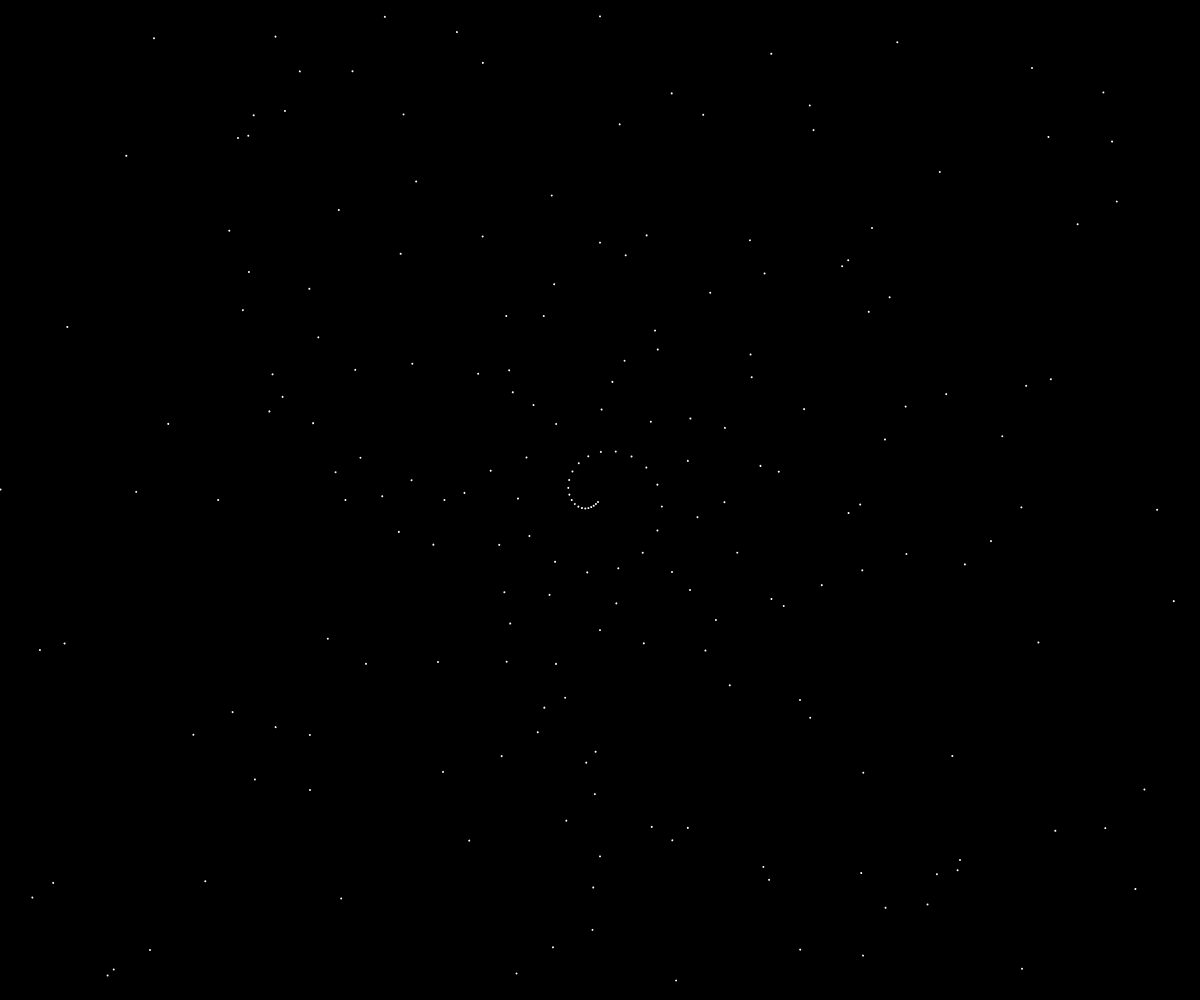
Frame 1 (no input)
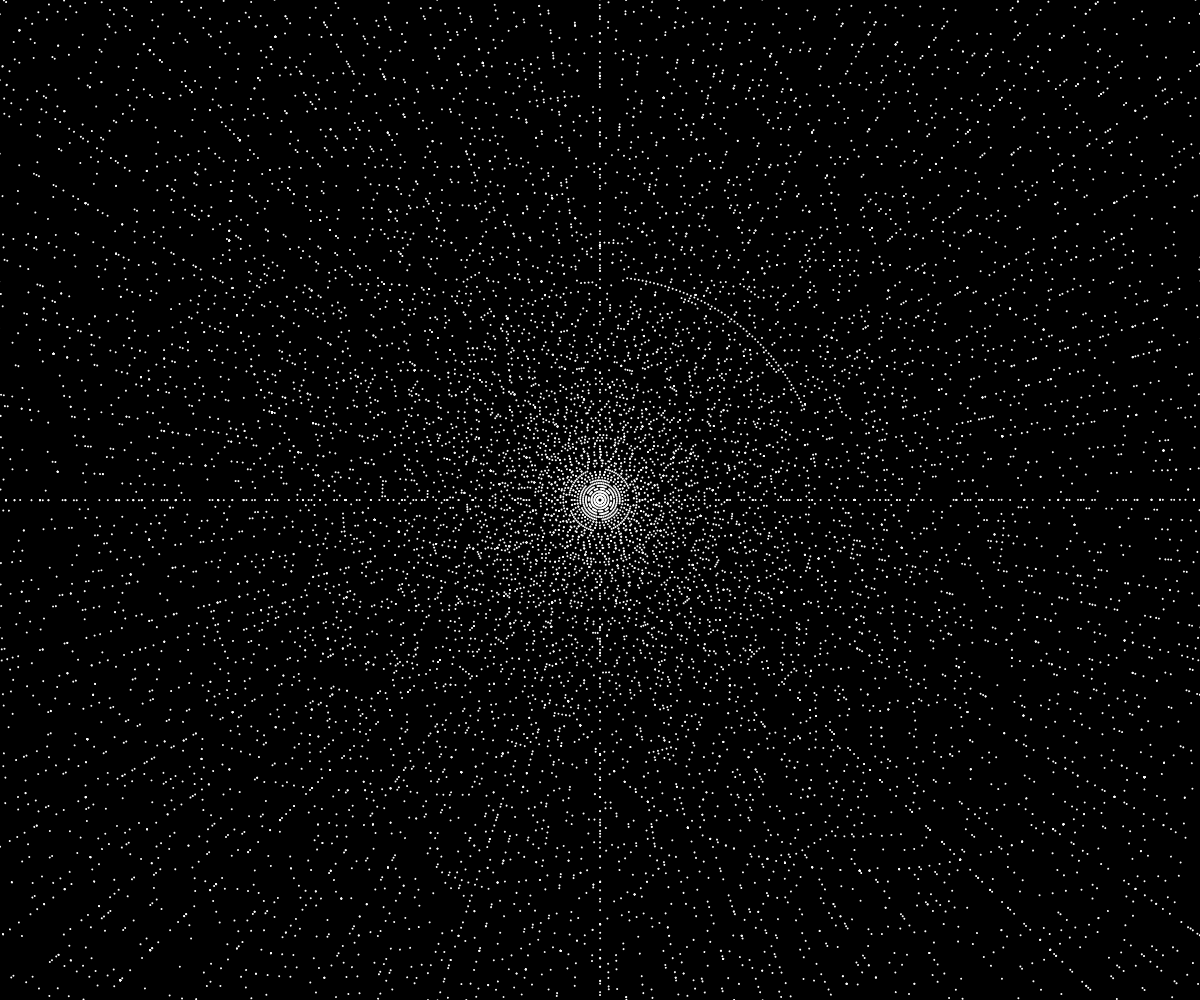
Frame 60 (no input)
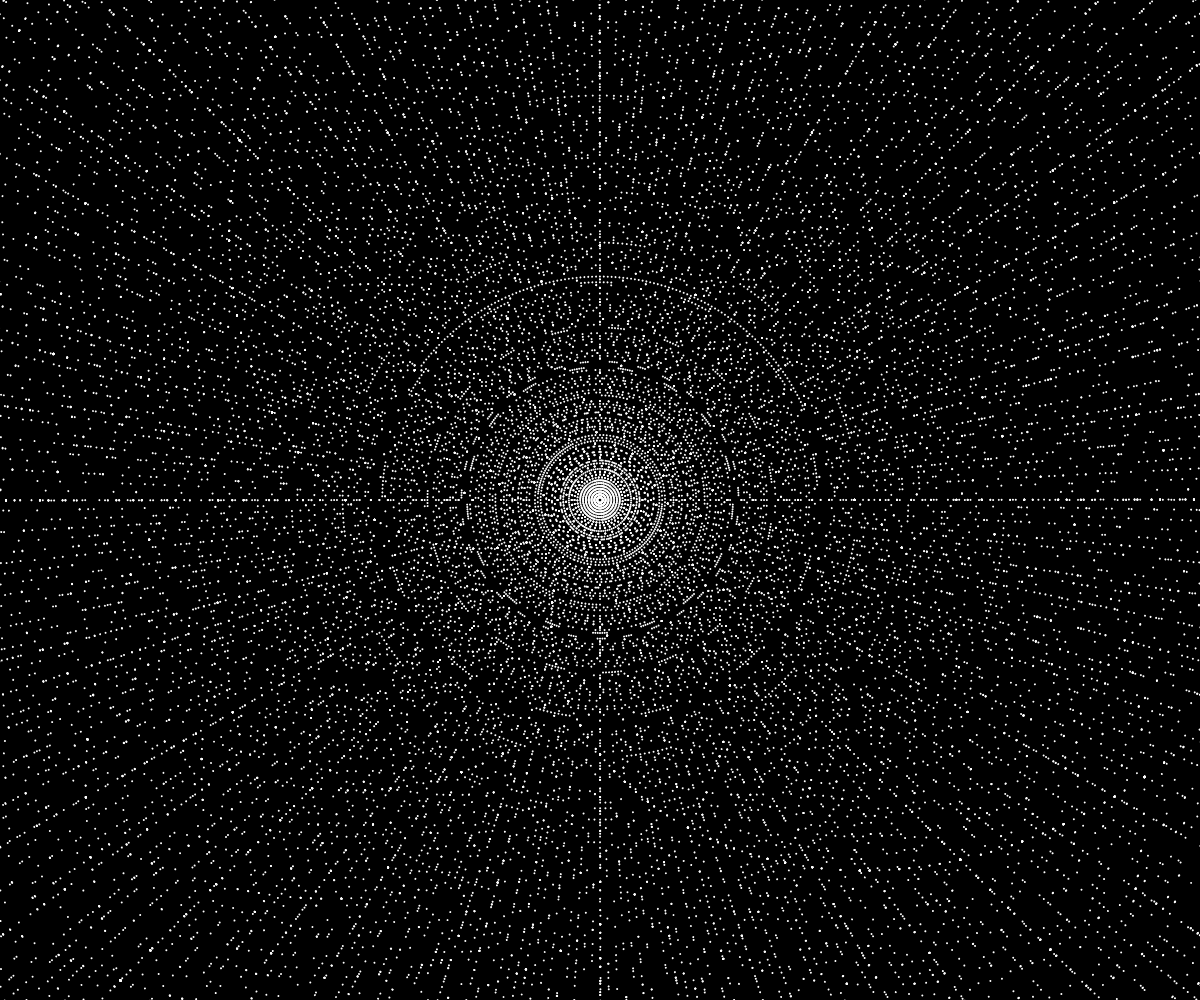
Frame 120 (the mouse pressed at the canvas centre since frame 60)

The p5.js sketch that drew these frames (run headless with seeded random() and noise() and a simulated clock; from frame 60 on, the mouse is pressed at the canvas centre):

// p5.js sketch
// ── sketch.js
var angle;
var rotationAngle=90;

var spiralAngle=0;
var spiral = [];
let radius=0;
let angleIncrement=10;

function setup() {
  createCanvas(window.innerWidth, window.innerHeight);
  angleMode(DEGREES);
  angle = -180;
  frameRate(60);
  
  
  background(0);
  translate(width/2, height/2);
  stroke(255);

  buildSpiral();
  
  
  
}

function draw() {
  translate(width/2, height/2);
  rotate(rotationAngle);
  
  for(var i=0;i<spiral.length;i++){
    stroke(255, 255, 255);
    rotate(spiralAngle);
    spiralAngle+=1;
    strokeWeight(2);
    point(spiral[i].x, spiral[i].y, 1);
  }

}

function buildSpiral(){
  for(var i=0;i<=400;i++){
    radius+=2;
    spiral.push(createVector(radius,radius));
  }
}
